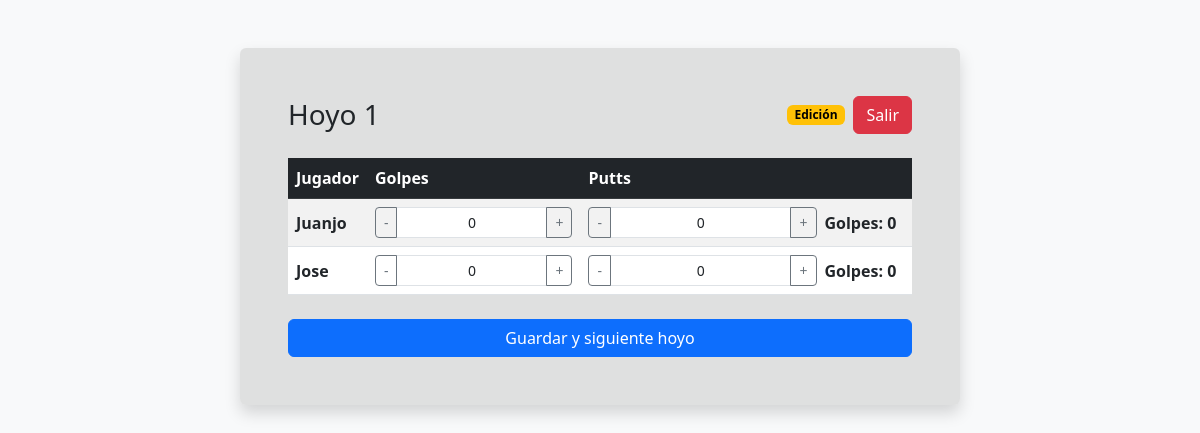
The app's page /jugar.php?partida_id=15&hoyo=1&modo=editar (signed in) with its own data.
### tables this page shows
CREATE TABLE `jugadores` (
  `id` int NOT NULL AUTO_INCREMENT,
  `nombre` varchar(100) DEFAULT NULL,
  `handicap_actual` float DEFAULT NULL,
  `historial_scores` json DEFAULT NULL,
  PRIMARY KEY (`id`)
);

CREATE TABLE `scores` (
  `id` int NOT NULL AUTO_INCREMENT,
  `partida_id` int DEFAULT NULL,
  `jugador_id` int DEFAULT NULL,
  `hoyo` int DEFAULT NULL,
  `golpes` int DEFAULT NULL,
  `putts` int DEFAULT NULL,
  PRIMARY KEY (`id`),
  KEY `partida_id` (`partida_id`),
  KEY `jugador_id` (`jugador_id`),
  CONSTRAINT `scores_ibfk_1` FOREIGN KEY (`partida_id`) REFERENCES `partidas` (`id`),
  CONSTRAINT `scores_ibfk_2` FOREIGN KEY (`jugador_id`) REFERENCES `jugadores` (`id`)
);

### jugar.php (the view, shortened to what this page needs)
<?php
require 'conexion.php';
$partida_id = $_GET['partida_id'];
$hoyo_actual = $_GET['hoyo'];
$modo_edicion = ($_GET['modo'] ?? '') === 'editar';
$volver_hoyo = isset($_GET['volver_hoyo']) ? (int)$_GET['volver_hoyo'] : null;
$stmt = $pdo->prepare("SELECT * FROM partidas WHERE id = ?");
$stmt->execute([$partida_id]);
$partida = $stmt->fetch();
$jugadores_ids = json_decode($partida['jugadores_ids']);
if (!empty($jugadores_ids)) {
    $placeholders = implode(',', array_fill(0, count($jugadores_ids), '?'));
    $stmt = $pdo->prepare("SELECT * FROM jugadores WHERE id IN ($placeholders)");
    $stmt->execute($jugadores_ids);
    $jugadores = $stmt->fetchAll();
} else {
    $jugadores = [];
}
$stmt = $pdo->prepare("SELECT jugador_id, golpes, putts FROM scores WHERE partida_id = ? AND hoyo = ?");
$stmt->execute([$partida_id, $hoyo_actual]);
$scores_hoyo = [];
foreach ($stmt->fetchAll() as $score) {
    $scores_hoyo[$score['jugador_id']] = $score;
}
$parciales = [];
?>
<!DOCTYPE html>
<html lang="es">
<head>
    <link href="https://cdn.jsdelivr.net/npm/bootstrap@5.3.0/dist/css/bootstrap.min.css" rel="stylesheet">
    <link href="estilos.css" rel="stylesheet">
</head>
<body class="bg-light">
    <div class="container mt-5 mb-5">
        <div class="card shadow mx-auto" style="max-width: 720px;">
            <div class="card-body p-4 p-md-5">
                <div class="d-flex justify-content-between align-items-center mb-4">
                    <h1 class="h3 mb-0">Hoyo <?php echo htmlspecialchars($hoyo_actual); ?></h1>
                    <div class="d-flex align-items-center gap-2">
                        <?php if ($modo_edicion): ?><span class="badge text-bg-warning">Edición</span><?php endif; ?>
                        <button type="button" class="btn btn-danger" data-bs-toggle="modal" data-bs-target="#confirmarSalida">Salir</button>
                    </div>
                </div>
                <form action="guardar_golpes.php" method="POST">
                    <div class="table-responsive">
                        <table class="table table-striped align-middle mb-4">
                            <thead class="table-dark">
                                <tr>
                                    <th scope="col">Jugador</th>
                                    <th scope="col">Golpes</th>
                                    <th scope="col">Putts</th>
                                </tr>
                            </thead>
                            <tbody>
                                <?php foreach ($jugadores as $j): ?>
                                <tr>
                                    <th scope="row"><?php echo htmlspecialchars($j['nombre']); ?></th>
                                    <td>
                                        <div class="d-flex align-items-center gap-2">
                                            <div class="input-group input-group-sm" style="min-width: 120px;">
                                                <button type="button" class="btn btn-outline-secondary" data-score-step="-1" aria-label="Quitar golpe a <?php echo htmlspecialchars($j['nombre'], ENT_QUOTES, 'UTF-8'); ?>">-</button>
                                                <input type="text" inputmode="numeric" class="form-control text-center" name="golpes[<?php echo $j['id']; ?>]" value="<?php echo (int)($scores_hoyo[$j['id']]['golpes'] ?? 0); ?>" readonly aria-label="Golpes de <?php echo htmlspecialchars($j['nombre'], ENT_QUOTES, 'UTF-8'); ?>">
                                                <button type="button" class="btn btn-outline-secondary" data-score-step="1" aria-label="Agregar golpe a <?php echo htmlspecialchars($j['nombre'], ENT_QUOTES, 'UTF-8'); ?>">+</button>
                                            </div>
                                        </div>
                                    </td>
                                    <td>
                                        <div class="d-flex align-items-center gap-2">
                                            <div class="input-group input-group-sm" style="min-width: 120px;">
                                                <button type="button" class="btn btn-outline-secondary" data-score-step="-1" aria-label="Quitar putt a <?php echo htmlspecialchars($j['nombre'], ENT_QUOTES, 'UTF-8'); ?>">-</button>
                                                <input type="text" inputmode="numeric" class="form-control text-center" name="putts[<?php echo $j['id']; ?>]" value="<?php echo (int)($scores_hoyo[$j['id']]['putts'] ?? 0); ?>" readonly aria-label="Putts de <?php echo htmlspecialchars($j['nombre'], ENT_QUOTES, 'UTF-8'); ?>">
                                                <button type="button" class="btn btn-outline-secondary" data-score-step="1" aria-label="Agregar putt a <?php echo htmlspecialchars($j['nombre'], ENT_QUOTES, 'UTF-8'); ?>">+</button>
                                            </div>
                                            <span class="text-dark fw-bold text-nowrap" style="display: inline-block; width: 110px;">Golpes: <?php echo $parciales[$j['id']] ?? 0; ?></span>
                                        </div>
                                    </td>
                                </tr>
                                <?php endforeach; ?>
                            </tbody>
                        </table>
                    </div>
                    <div class="row g-2">
                        <div class="col-<?php echo (int)$hoyo_actual > 1 ? '6' : '12'; ?>">
                            <button type="submit" class="btn btn-primary w-100"><?php echo $volver_hoyo !== null ? 'Guardar corrección y volver al hoyo ' . $volver_hoyo : (($hoyo_actual == 18) ? ($modo_edicion ? 'Guardar y volver a la tarjeta' : 'Finalizar Partida') : ($modo_edicion ? 'Guardar y siguiente hoyo' : 'Siguiente Hoyo')); ?></button>
                        </div>
                    </div>
                </form>
            </div>
        </div>
    </div>
</body>
</html>

### estilos.css (style rules this page uses)
body { min-height: 100vh; isolation: isolate; background-color: #f8f9fa; background-image: none; }
.card, .alert { background-color: rgba(200, 200, 200, 0.5) !important; border: none; }

### records on screen
jugadores: nombre "Juanjo", id.golpes "0", id.putts "0", id "0"
jugadores: nombre "Jose", id.golpes "0", id.putts "0", id "0"

### other values on screen
$hoyo_actual "1"
